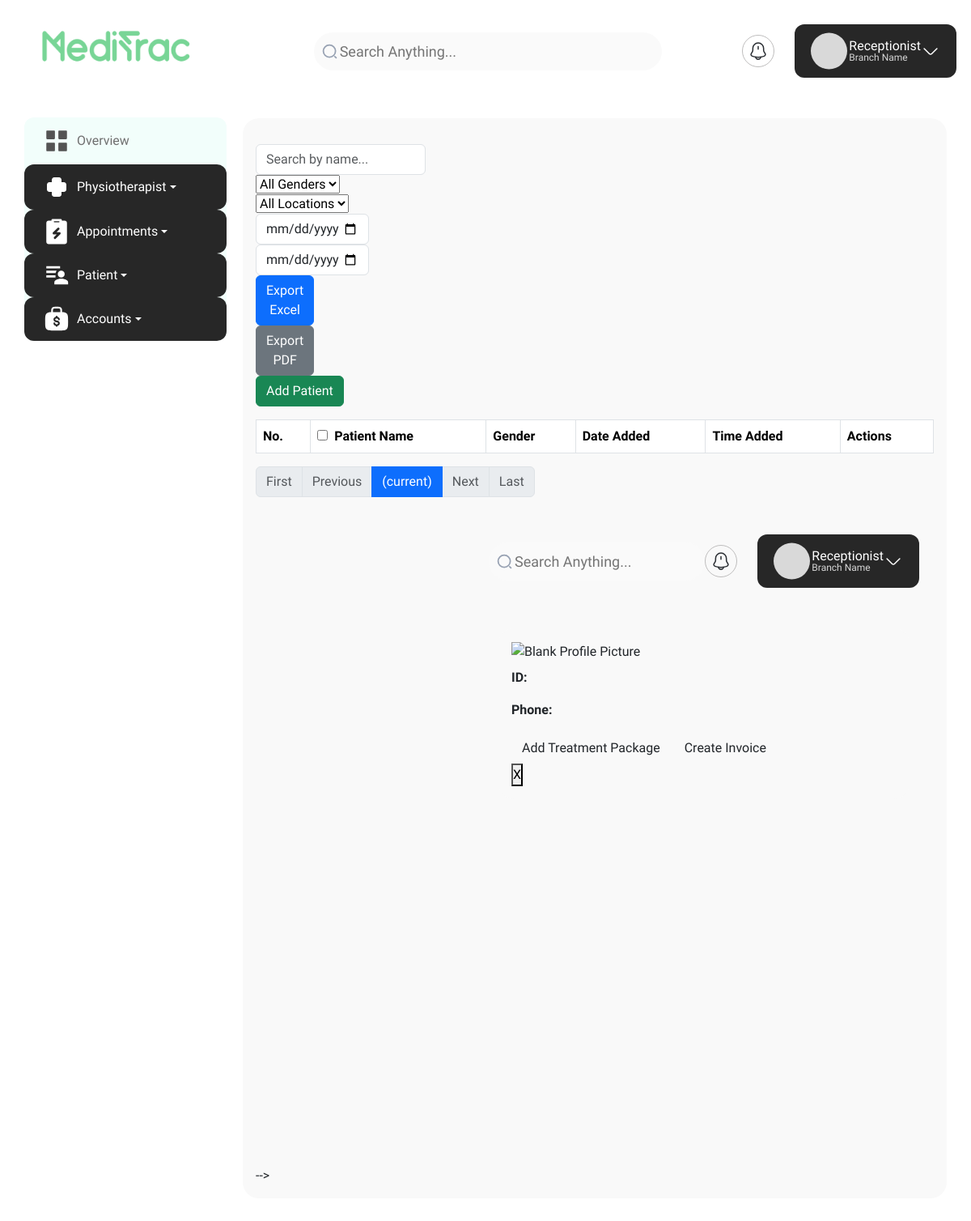
Before: /patient/list/ with the older database file.
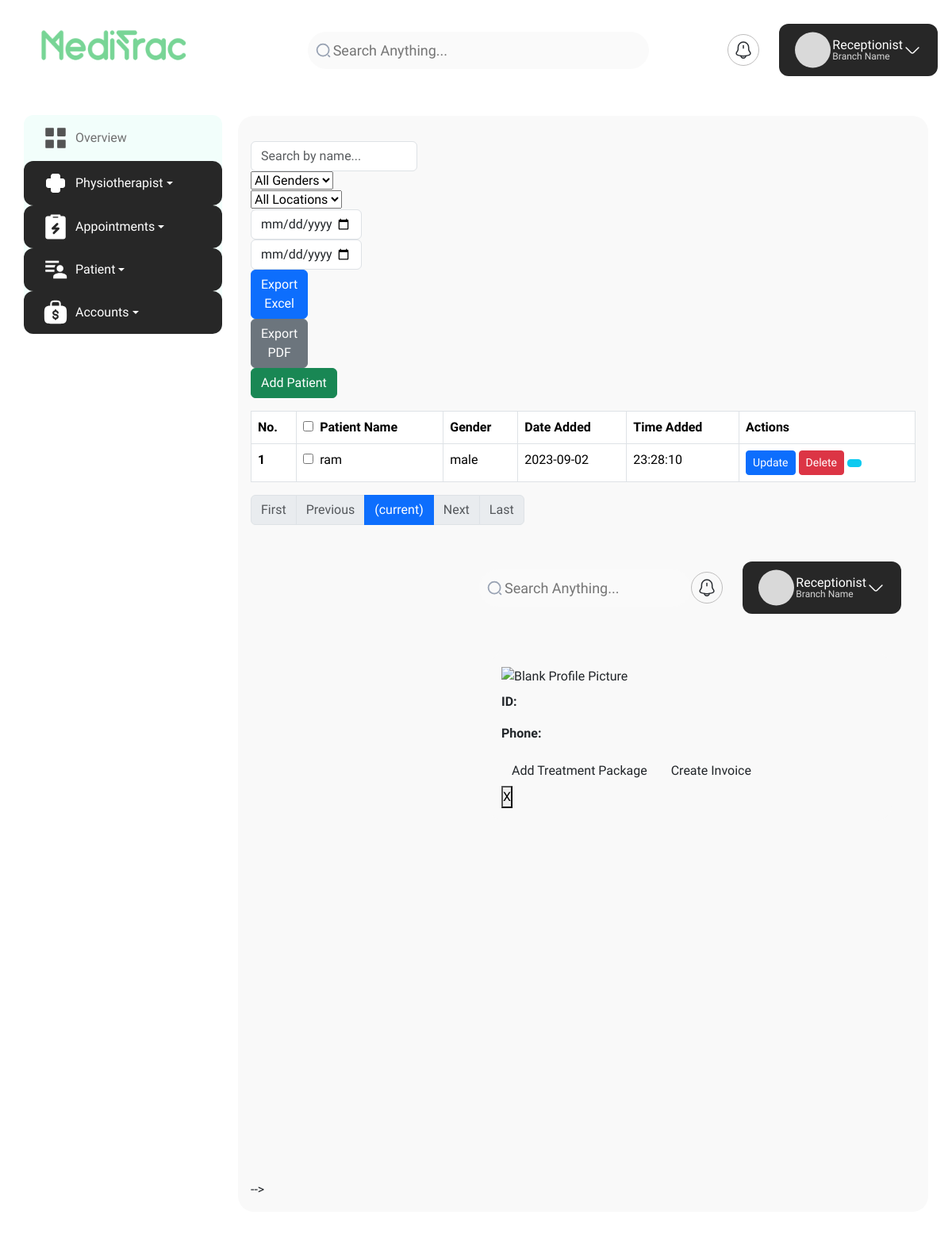
After: the same page with the newer database file.
### receptionist/models.py (models this page shows, shortened)
class Patient(models.Model):
    name = models.CharField(max_length=100, null=True, blank=True)
    address = models.TextField()
    specialities = models.ManyToManyField('Speciality')
    branch = models.ForeignKey('Branch', on_delete=models.CASCADE)
    phone = models.CharField(max_length=15)
    date_of_birth = models.DateField()
    gender = models.CharField(max_length=10, choices=GENDER_CHOICES)
    height = models.DecimalField(max_digits=5, decimal_places=2, null=True, blank=True)
    weight = models.DecimalField(max_digits=5, decimal_places=2, null=True, blank=True)
    blood_group = models.CharField(max_length=5, choices=BLOOD_GROUP_CHOICES, null=True, blank=True)
    notes = models.TextField(null=True, blank=True)
    profile_photo = models.ImageField(upload_to='receptionist/patients/', default='path/to/default/image.jpg')
    email = models.EmailField(max_length=255, unique=True, default='unknown@email.com')
    password = models.CharField(max_length=128, null=True, blank=True)
    date_added = models.DateTimeField(auto_now_add=True)
    patient_id = models.CharField(max_length=10, unique=True)
    tags = models.ManyToManyField(Tag, blank=True)

### receptionist/views.py (the view, shortened to what this page needs)
# urls.py: path('patient/list/', views.patient_list, name='patient_list'),
def patient_list(request):
    patients = Patient.objects.all().order_by('-date_added')
    form = PatientFilterForm(request.GET)
    if form.is_valid():
        patients = form.filter_queryset(patients)
    if 'export_excel' in request.GET:
        response = HttpResponse(content_type='application/ms-excel')
        response['Content-Disposition'] = 'attachment; filename="patients.xlsx"'
        wb = Workbook()
        ws = wb.active
        ws.title = "Patients"
        headers = ["ID", "Name", "Address", "Date of Birth", "Phone", "Email", "Branch"]
        for col_num, header in enumerate(headers, 1):
            col_letter = get_column_letter(col_num)
            ws[f"{col_letter}1"] = header
        for row_num, patient in enumerate(patients, 2):
            ws[f"A{row_num}"] = patient.patient_id
            ws[f"B{row_num}"] = patient.name
            ws[f"C{row_num}"] = patient.address
            ws[f"D{row_num}"] = patient.date_of_birth
            ws[f"E{row_num}"] = patient.phone
            ws[f"F{row_num}"] = patient.email
            ws[f"G{row_num}"] = patient.branch.name if patient.branch else ''
        output = BytesIO()
        wb.save(output)
        output.seek(0)
        response.write(output.read())
        return response
    else:
        paginator = Paginator(patients, 10)
        page_number = request.GET.get('page')
        page_obj = paginator.get_page(page_number)
        return render(request, 'patient_list.html', {'form': form, 'page_obj': page_obj})

### templates/patient_list.html (shortened to what the changed rows need)
{% extends 'base.html' %}
{% load static %}
{% block content %}
<div class="table-responsive">
    <table class="table table-hover table-bordered">
        <thead class="thead-dark">
            <tr>
                <th scope="col">No.</th>
                <th scope="col">
                    <div class="custom-control custom-checkbox">
                        <input type="checkbox" class="custom-control-input" id="select_all">
                        <label class="custom-control-label" for="select_all"></label> Patient Name
                    </div>
                </th>
                <th scope="col">Gender</th>
                <th scope="col">Date Added</th>
                <th scope="col">Time Added</th>
                <th scope="col">Actions</th>
            </tr>
        </thead>
        <tbody>
            {% for patient in page_obj %}
            <tr>
                <th scope="row">{{ forloop.counter }}</th>
                <td>
                    <div class="custom-control custom-checkbox">
                        <input type="checkbox" class="custom-control-input" name="patient" value="{{ patient.id }}"
                            id="patient-{{ patient.id }}">
                        {{ patient.name }}
                    </div>
                </td>
                <td>{{ patient.gender }}</td>
                <td>{{ patient.date_added|date:"Y-m-d" }}</td>
                <td>{{ patient.date_added|time:"H:i:s" }}</td>
                <td>
                    <a href="{% url 'update_patient' patient.id %}" class="btn btn-primary btn-sm">Update</a>
                    <a href="{% url 'delete_patient' patient.id %}" class="btn btn-danger btn-sm">Delete</a>
                    <button class="btn btn-info btn-sm view-profile" data-patient-id="{{ patient.id }}"
                        data-toggle="modal" data-target="#patientProfileModal"></button>
                </td>
            </tr>
            {% endfor %}
        </tbody>
    </table>
</div>
{% endblock %}

Changed rows visible on the page:
added Patient: name "ram", gender "male", date_added "2023-09-02", date_added "23:28:10"
